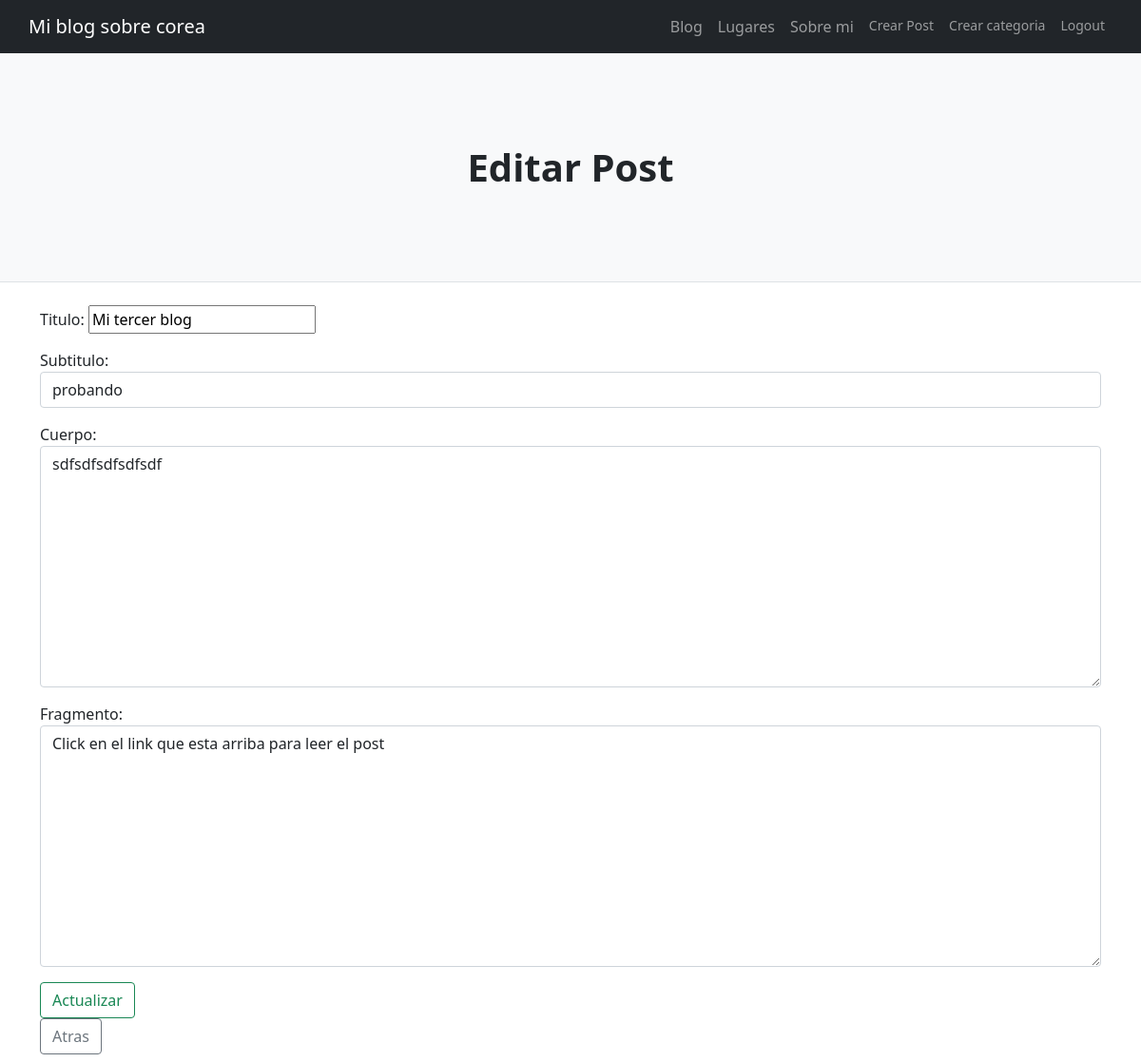
The page /post_detalles/update_post/3 (signed in) on the database its author committed.
### Blog/models.py (models this page shows, shortened)
class Post(models.Model):
   titulo=models.CharField(max_length=255)
   subtitulo=models.CharField(max_length=200)
   autor=models.ForeignKey(User, on_delete=models.CASCADE)
   fecha=models.DateField(auto_now_add=True)
   imagen=models.ImageField(null=True, blank=True, upload_to="images/")
   cuerpo=RichTextField(blank=True, null=True)
   categoria=models.CharField(max_length=255, default='Turismo')
   fragmento=models.CharField(max_length=150)

### Blog/views.py (the view)
# urls.py: path('post_detalles/update_post/<int:pk>', UpdatePostView.as_view(), name="update_post"),
class UpdatePostView(UpdateView):
    model=Post
    form_class=EditForm
    template_name='Blog/update_post.html'

### Blog/forms.py
class EditForm(forms.ModelForm):
    class Meta:
        model= Post
        fields=('titulo', 'subtitulo', 'cuerpo', 'fragmento')
        widgets={
            'title':forms.TextInput(attrs={'class':'form-control'}),
            'subtitulo':forms.TextInput(attrs={'class':'form-control'}),
            'cuerpo':forms.Textarea(attrs={'class':'form-control'}),
            'fragmento':forms.Textarea(attrs={'class':'form-control'}),
        }

### Blog/templates/Blog/update_post.html (shortened to what this page needs)
{% extends "Blog/padre.html" %}
{% load static %}
{% block contenidoQueCambia %}
{% if user.is_authenticated %}
    {% if post.autor.id == user.id %}
        <header class="py-5 bg-light border-bottom mb-4">
            <div class="container">
                <div class="text-center my-5">
                    <h1 class="fw-bolder">Editar Post</h1>
                </div>
            </div>
        </header>
        <div class="container">
            <div class="form-group">
                <form method="POST">
                    {{ form.as_p }}
                    <button class="btn btn-outline-success">Actualizar</button>
                    <h6><a href="{% url 'blog' %}" class="btn btn-outline-secondary">Atras</a></h6>
                </form>
            </div>
        </div>
    {% endif %}
{% else %}
<h4>Acceso no permitido</h4>
{% endif %}
{% endblock %}

### rows shown on the page
Post: titulo "Mi tercer blog", subtitulo "probando", cuerpo "sdfsdfsdfsdfsdf", fragmento "Click en el link que esta arriba para leer el post"
